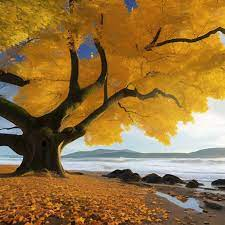
#> input picture background/images.jpg, 225 x 225 px, found by its file name
$ python findKeypoints.py
#> lines starting #> are read from the running program, lines starting #| are printed output that depends on the picture
import cv2
import matplotlib.pyplot as plt

def detect_and_draw_keypoints(image_path):
    # Load the image
    image = cv2.imread(image_path, cv2.IMREAD_GRAYSCALE)
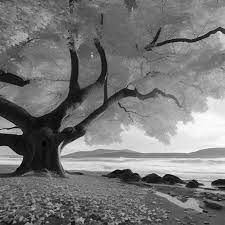
#> image: shape (225, 225); min 0, max 255, mean 118.9

    # Initialize the SIFT detector
    sift = cv2.SIFT_create()

    # Detect keypoints and compute descriptors
    keypoints, descriptors = sift.detectAndCompute(image, None)
#> keypoints = 345 keypoints; strongest (x, y, size): (18, 161, 7.1), (19, 132, 4.7), (193, 184, 6.6), (126, 176, 10.9)
    keypoints = sorted(keypoints, key=lambda x: -x.response)
    keypoints = keypoints[:30]
#> keypoints = 30 keypoints; strongest (x, y, size): (18, 161, 7.1), (19, 132, 4.7), (193, 184, 6.6), (126, 176, 10.9)
    # Print the number of keypoints detected
    print(f"Number of keypoints: {len(keypoints)}")
#| Number of keypoints: 30

    # Print the shape of the descriptors array
    print(f"Shape of descriptors: {descriptors.shape}")
#| Shape of descriptors: (345, 128)

    # Iterate through keypoints and print descriptors
    for i, keypoint in enumerate(keypoints):
        x, y = keypoint.pt
        print(f"Keypoint {i} - Coordinates: ({x}, {y}) - Descriptor: {descriptors[i]}")
#> this loop made 30 passes
#> (keypoint, x, y) on passes 1 to 12: (keypoint at (17.6, 160.6), size 7.1, 17.65, 160.6), (keypoint at (17.6, 160.6), size 7.1, 17.65, 160.6), (keypoint at (18.9, 131.7), size 4.7, 18.91, 131.7), (keypoint at (193.2, 183.7), size 6.6, 193.2, 183.7), (keypoint at (125.6, 175.9), size 10.9, 125.6, 175.9), (keypoint at (170.5, 178.9), size 7.9, 170.5, 178.9), (keypoint at (213.6, 182.9), size 3.3, 213.6, 182.9), (keypoint at (152.4, 178.4), size 8.2, 152.4, 178.4), (keypoint at (13.7, 125.2), size 1.9, 13.75, 125.2), (keypoint at (116.5, 173.6), size 6.7, 116.5, 173.6), (keypoint at (77.2, 144.9), size 9.5, 77.24, 144.9), (keypoint at (14.3, 221.8), size 1.9, 14.34, 221.8)
#> (printed output is left out)

    # Draw keypoints on the image
    image_with_keypoints = cv2.drawKeypoints(image, keypoints, None)

    # Display the image with keypoints
    plt.imshow(cv2.cvtColor(image_with_keypoints, cv2.COLOR_BGR2RGB))
    plt.axis('off')  # Turn off axis labels
    plt.show()
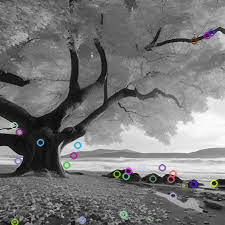
#> shown: shape (225, 225, 3); mean R, G, B 119.3, 119.2, 119.3

# Example usage:
image_path = r'C:\Users\asyer\Desktop\final\finalProject\others\images.jpg'
detect_and_draw_keypoints(image_path)
